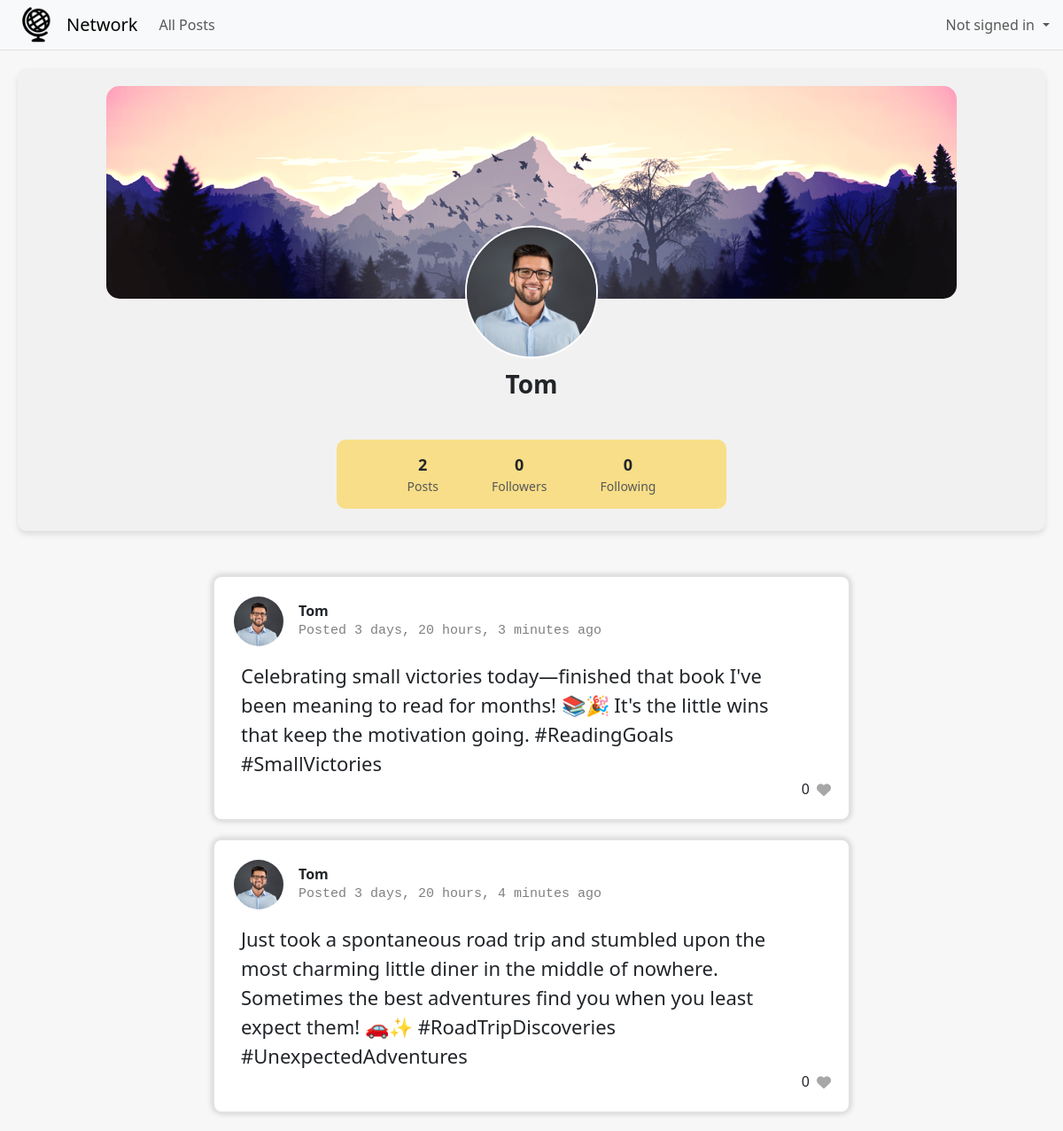
/profile/4, run on an earlier commit of the app's database.
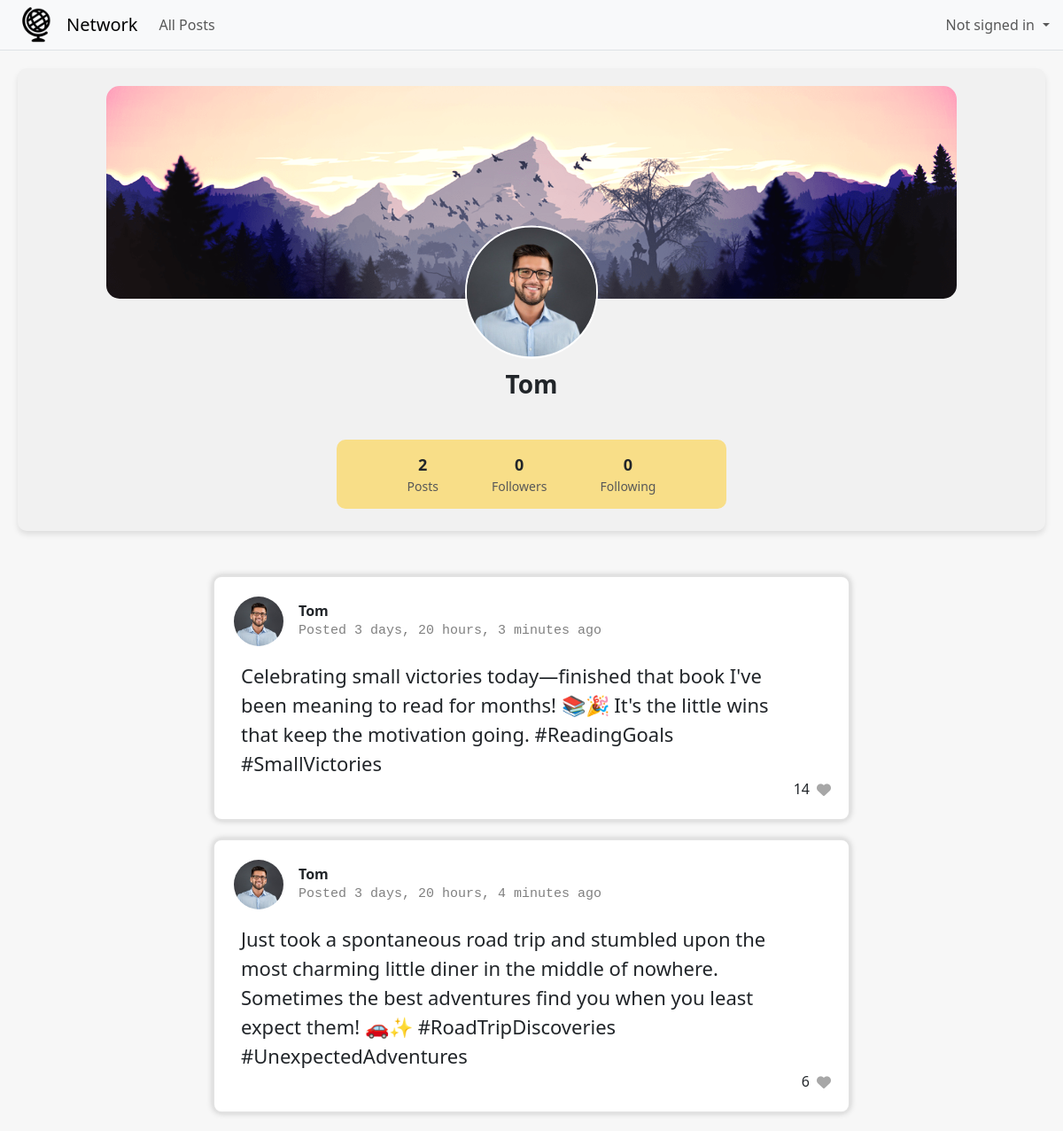
And on a later commit of the database.
### network/models.py (models this page shows, shortened)
class Post(models.Model):
    user = models.ForeignKey(User, on_delete=models.CASCADE, related_name="posts")
    timestamp = models.DateTimeField(auto_now_add=True)
    body = models.TextField(blank=False)
    likes = models.IntegerField(default=0)
    liked_by = models.ManyToManyField(User, related_name='liked_posts', blank=True, null=True)

class User(AbstractUser):
    pass

class Profile(models.Model):
    user = models.OneToOneField(User, on_delete=models.CASCADE, related_name="profile")
    name = models.CharField(max_length=200, null=True, blank=True)
    bio = models.TextField(null=True, blank=True)
    picture = models.ImageField(upload_to='profile-pics', default='profile-pics/default.jpg')

### network/views.py (the view)
# urls.py: path("profile/<int:user_id>", views.profile, name="profile"),
def profile(request, user_id):
    if request.user.is_authenticated:
        profile_user = User.objects.get(pk=user_id)
        profile = Profile.objects.get(user=profile_user)
        user_posts = Post.objects.filter(user=profile_user).order_by('-timestamp')
        post_count = Post.objects.filter(user=profile_user).count()
        following_count = Following.objects.filter(user=profile_user).count()
        followers_count = Following.objects.filter(user_followed=profile_user).count()
        following_users = Following.objects.filter(user=request.user).values_list('user_followed', flat=True)
        return render(request, "network/profile.html", {
            "profile_user": profile_user,
            "profile": profile,
            "user_posts": user_posts,
            "post_count": post_count,
            "following_count": following_count,
            "followers_count": followers_count,
            "following_users": following_users
        })
    else:
        profile_user = User.objects.get(pk=user_id)
        profile = Profile.objects.get(user=profile_user)
        user_posts = Post.objects.filter(user=profile_user).order_by('-timestamp')
        post_count = Post.objects.filter(user=profile_user).count()
        following_count = Following.objects.filter(user=profile_user).count()
        followers_count = Following.objects.filter(user_followed=profile_user).count()
        return render(request, "network/profile.html", {
            "profile_user": profile_user,
            "profile": profile,
            "user_posts": user_posts,
            "post_count": post_count,
            "following_count": following_count,
            "followers_count": followers_count
        })

### network/templates/network/profile.html (shortened to what this page needs)
{% extends "network/layout.html" %}
{% block body %}
    <div class="profile-main">
        <div class="profile-top">
            <div style="position: relative;">
                <img class="profile-banner" src="{{ MEDIA_URL }}banner.png">
                <img src="{{ MEDIA_URL }}{{ profile_user.profile.picture }}" class="nav-profile-picture" style="position: absolute; top: 50%; left: 50%; transform: translate(-50%, 5%); width: 150px; height: 150px; margin: 0px;">
            </div>
        </div>
        <div class="profile-username">
            <h3><b>{{ profile_user.username }}</b></h3>
        </div>
        <div class="profile-data">
            <div class="profile-stats">
                <div>
                    <span class="count">{{ post_count }}</span>
                    <span class="heading">Posts</span>
                </div>
                <div>
                    <span class="count" id="followers_count">{{ followers_count }}</span>
                    <span class="heading">Followers</span>
                </div>
                <div>
                    <span class="count">{{ following_count }}</span>
                    <span class="heading">Following</span>
                </div>
            </div>
        </div>
    </div>
    <div class="profile-posts">
        {% for post in user_posts %}
            <div class="post-container">
                <div class="post-profile">
                    <img src="{{ MEDIA_URL }}{{ post.user.profile.picture }}" alt="Profile Picture" class="nav-profile-picture" style="width: 60px; height: 60px;">
                    <div class="profile-info">
                        <strong>{{ post.user.username }}</strong>
                        <p id="time-since-post">Posted <span class="time-since-post" data-created="{{ post.timestamp.isoformat }}"></span></p>
                    </div>
                </div>
                <div class="post-body">{{ post.body }}</div>
                <div class="post-likes">
                    <span class="like-counter" data-like-counter="{{ post.id }}">{{ post.likes }}</span>
                    <div class="heart" data-post-id="{{ post.id }}">
                        <i class="fas fa-heart"></i>
                    </div>
                </div>
            </div>
        {% endfor %}
    </div>
    {% load static %}
{% endblock %}

What changed in the data, as far as the page shows it:
changed Post (number 1 of 2 on the later page): likes "0" → "14"
changed Post (number 2 of 2 on the later page): likes "0" → "6"
